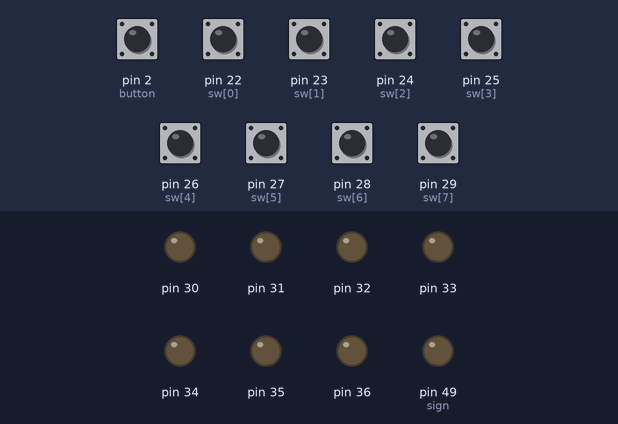
Bench run of a sketch on a simulated Arduino Mega 2560, built with avr-gcc and run on an emulated ATmega2560. Shown: output pins drawn as LEDs (lit = HIGH). Dashed ring = blinking. The inputs (shaded band) are chosen by the test bench; at power-on: pin 2 (button) HIGH, pin 22 (sw[0]), pin 23 (sw[1]), pin 24 (sw[2]), pin 25 (sw[3]), pin 26 (sw[4]), pin 27 (sw[5]), pin 28 (sw[6]), pin 29 (sw[7]) LOW. Pins used as bus, display or sensor lines are not drawn.

Above: at 1.2 s.
1.3 s: pin 2 (button) pulsed LOW 5 times (0.12 s each, 0.3 s apart)
At 2.32 s:
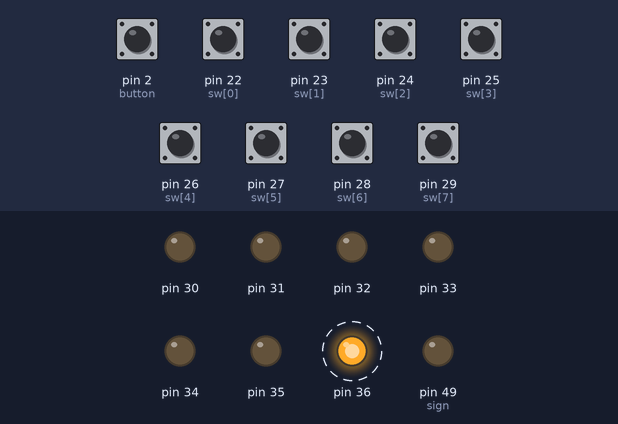
At 2.72 s:
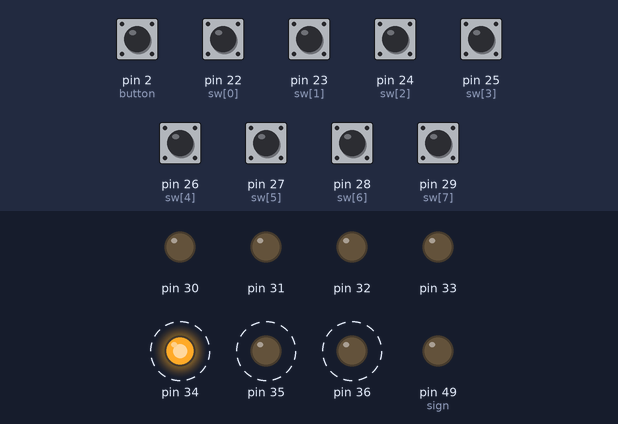
Timing chart, 0 to 6.3 s (numbered marks = the images above; inputs shaded):
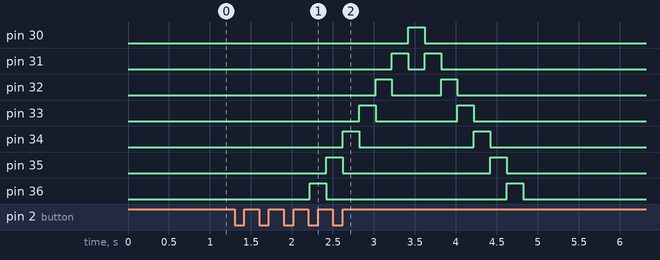

The sketch:

P7.ino
```cpp
#include <avr/io.h>

int sw[8] = {22, 23, 24, 25, 26, 27, 28, 29};//PORTA
int button = 2, sign = 49;//PORTC y boton

int enter();
int may(int, int);

void setup()
{

    DDRC = 0xFF; // se declara como salida PORTC
    DDRA = 0x00; //se declara como entrada al portA
    pinMode(button, INPUT_PULLUP); //boton para secuencia
    pinMode(sign, OUTPUT); //led de negativo
}

void loop()
{
    int opc = 0, r = 0;
    int *matriz;
    digitalWrite(sign, 0);
    PORTC = 0x01;
    while( digitalRead(button) == LOW) //ciclo de inicio hasta que el boton = 1
    {
      for(int cont = 0; cont < 7; cont++)
      {
        PORTC = PORTC << 1; //flujo a la izquierda de 1 bit << "1"
        delay(200);
      }
      for(int cont = 8; cont > 1; cont--)
      {
        PORTC = PORTC >> 1; // flujo a la derecha de 1 bit >> "1"
        delay(200);
      }
      delay (500); //medio segundo para poder presionar el boton
    }
    PORTC = 0x00;
    delay(200);
    opc = enter();
    if(opc!=4) //arreglo de 2
    {
      matriz = new int[2];
      for (int cont = 0; cont < 2; cont++) //se ingresan los 2 valores
           matriz[cont] = enter();
    }
    else //arreglo de 1
    {
      matriz = new int [1]; // se ingresa su unico valor
      matriz[0] = enter();
    }

    switch (opc)
    {
      case 0:
            r = matriz[0] + matriz[1]; //suma de los 2 valores
            PORTC = r; //se muestra
            break;
      case 1:
            if (max(matriz[0], matriz[1]) == matriz[0])//se analiza cual es ma grande
            {
              r = matriz[0] - matriz[1];
            }
            else
            {
              r = matriz[1] - matriz[0];//valor negativo
              digitalWrite(sign, HIGH);
            }
            PORTC = r;
            break;
      case 2:
            r = matriz[0] * matriz[1]; //multiplicacion
            PORTC = r;
            break;
      case 3:
            r = matriz[0] / matriz[1]; //div
            PORTC = r;
            break;
      case 4:
            for(int cont = matriz[0]; cont <= 99; cont++) //muestra del valor decimal Y al valor decimal 99
            {
              PORTC = cont;
              delay(500);
            }

            break;
      case 5:
            PORTC = 0x00;
            delay(500);
            PORTC = max(matriz[0], matriz[1]); //se muestra el mayor
            break;
      default:
            PORTC = 0xFF; // si no es ninguna muestra FF Hex
            break;

    }
    while(digitalRead(button)== LOW){} //ciclo para apreciar resultado
    delay(200);
}

int enter()
{
  int num = 0;
  while(digitalRead(button) == LOW)
   {
      for(int cont = 0; cont < 8; cont++)
      {
        bitWrite(num, cont, digitalRead(sw[cont])); // se almacena en num lo que hay en PORTA
        bitWrite(PORTC, cont, bitRead(num, cont)); // se muestra el numero ingresado otra forma PORTC = num;
      }
   }
  delay(200);
  return num;
}
```

Measured:
- after the input at 1.3 s, pin 30: LOW → HIGH after 2.1 s, → LOW 0.20 s later; pin 31: alternates HIGH for 0.20 s and LOW for 0.20 s, 4 changes in all, then stays LOW, starting after 1.9 s
